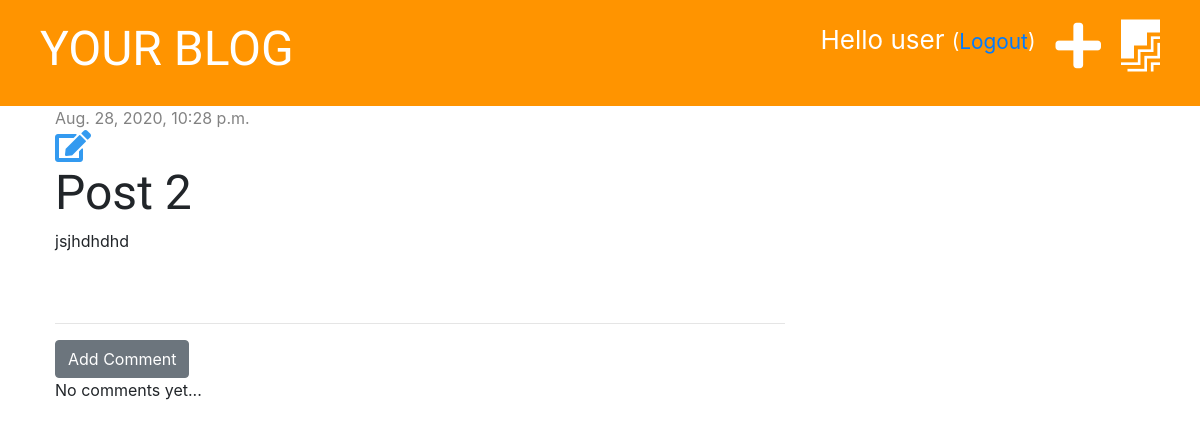
Before: /post/2/ (signed in) with the older database file.
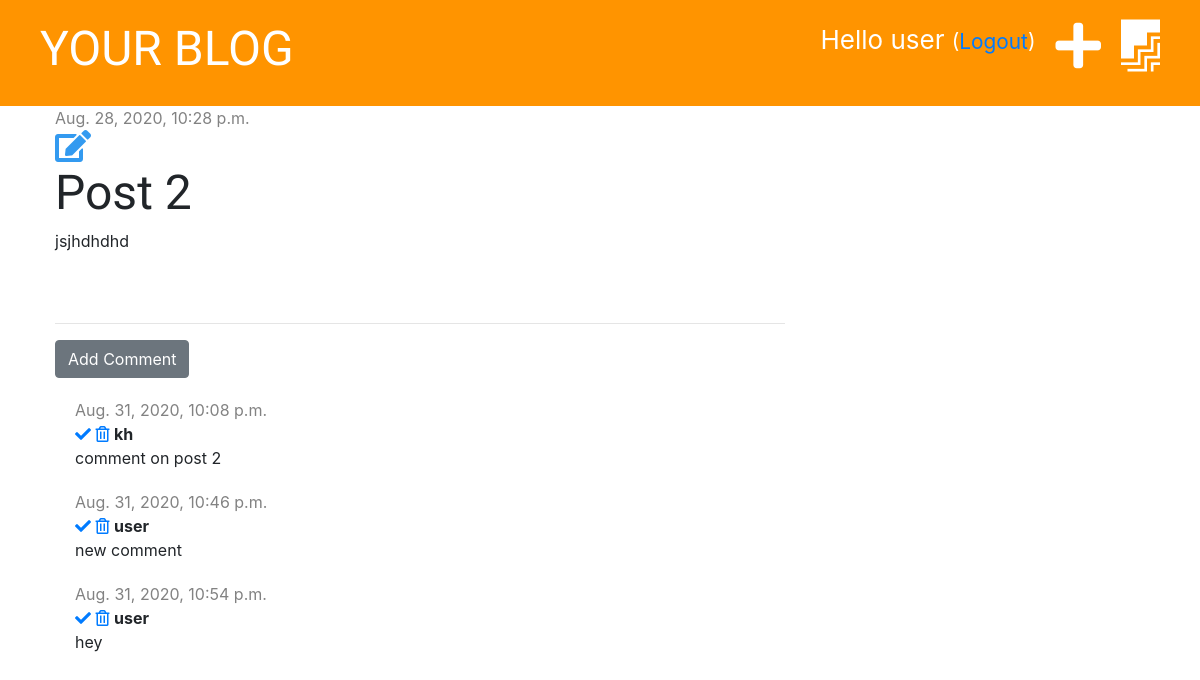
After: the same page with the newer database file.
### blog/models.py (models this page shows, shortened)
class Post(models.Model):
    author = models.ForeignKey('auth.User', on_delete=models.CASCADE)
    title = models.CharField(max_length=200)
    text = models.TextField()
    created_date = models.DateTimeField(default=timezone.now)
    published_date = models.DateTimeField(blank=True, null=True)

class Comment(models.Model):
    post = models.ForeignKey('blog.Post', on_delete=models.CASCADE, related_name='comments')
    author = models.CharField(max_length=200)
    text = models.TextField()
    created_date = models.DateTimeField(default=timezone.now)
    approved = models.BooleanField(default=False)

### blog/views.py (the view)
# urls.py: path('post/<int:pk>/', views.post_detail, name='post_detail'),
def post_detail(request, pk):
    post = get_object_or_404(Post, pk=pk)
    stuff_for_frontend = {'post': post}
    return render(request, 'blog/post_detail.html', stuff_for_frontend)

### blog/templates/blog/post_detail.html (shortened to what this page needs)
{% extends 'blog/base.html' %}
{% block content %}
    <div class="post">
        {% if post.published_date %}
            <div class="date">
                {{ post.published_date }}
            </div>
        {% else %}
            <a href="{% url "post_publish" pk=post.pk %}" class="btn btn-primary">Publish</a>
        {% endif %}
        {% if user.is_authenticated %}
            <a href="{% url 'post_edit' pk=post.pk %}"><i class="fas fa-edit fa-2x" style="color:#339af0"></i></a>
        {% endif %}
        <h1>{{ post.title }}</h1>
        <p>{{ post.text|linebreaksbr }}</p>
    </div>
    <hr>
    <a href="{% url "add_comment_to_post" pk=post.pk %}" class="btn btn-secondary">Add Comment</a>
    {% for comment in post.comments.all %}
        {% if user.is_authenticated or comment.approved %}
            <div class="comment">
                <div class="date">
                    {{ comment.created_date }}
                </div>
                {% if not comment.approved and user.is_superuser %}
                    <a href="{% url "comment_approve" pk=comment.pk %}"><i class="fas fa-check"></i></a>
                    <a href="{% url "comment_remove" pk=comment.pk %}"><i class="far fa-trash-alt"></i></a>
                {% endif %}
                <strong>{{ comment.author }}</strong>
                <p>{{ comment.text }}</p>
            </div>
        {% endif %}
        {% empty %}
           <p>No comments yet...</p>
    {% endfor %}
{% endblock %}

### blog/templates/blog/base.html (shortened to what this page needs)
{% load static %}
<!doctype html>
<html>
<head>
    <link href="https://stackpath.bootstrapcdn.com/bootstrap/4.5.2/css/bootstrap.min.css" rel="stylesheet">
    <link href="{% static 'css/blog.css' %}" rel="stylesheet">
    <link href="https://use.fontawesome.com/releases/v5.14.0/css/all.css" rel="stylesheet"></head>
<body>
    <div class="page-header">
        {% if user.is_authenticated %}
            <a href="{% url "post_draft_list" %}" class="top-menu"><i class="fab fa-firstdraft fa-2x" style="color:white"></i></a>
            <a href="{% url "post_new" %}" class="top-menu"><i class="fas fa-plus fa-2x" style="color:white"></i></a>
        <p class="top-menu">Hello {{ user.username }} <small>(<a href="{% url 'logout' %}">Logout</a>)</small></p>
        {% else %}
            <a href="{% url "login" %}" class="top-menu"><i class="fas fa-sign-in-alt fa-2x"></i></a>
        {% endif %}
        <h1><a href="{% url "post_list" %}">YOUR BLOG</a></h1>
    </div>
    <div class="content container">
        <div class="row">
            <div class="col-md-8">
                {% block content %}
                {% endblock %}
            </div>
        </div>
    </div>
</body>
</html>

### blog/static/css/blog.css (style rules this page uses)
.page-header { background-color: #ff9400; margin-top: 0; padding: 20px 20px 20px 40px; }
.page-header h1, .page-header h1 a { color: #ffffff; font-size: 36pt; text-decoration: none; }
.content { margin-left: 40px; }
h1, h2, h3, h4 { font-family: 'Tangerine', 'Inconsolata', 'Droid Sans', 'serif'; font-size: 48px; }
.date { color: #828282; }
.post { margin-bottom: 70px; }
.top-menu, .top-menu:hover { color: white; float: right; font-size: 26px; margin-right: 20px; }
.comment { margin: 20px 0px 20px 20px; }

Changed rows visible on the page:
added Comment: created_date "Aug. 31, 2020, 10:08 p.m.", approved False (drawn), author "kh", text "comment on post 2"
added Comment: created_date "Aug. 31, 2020, 10:46 p.m.", approved False (drawn), author "user", text "new comment"
added Comment: created_date "Aug. 31, 2020, 10:54 p.m.", approved False (drawn), author "user", text "hey"
Other visible differences:
text no longer shown: "No comments yet..."
